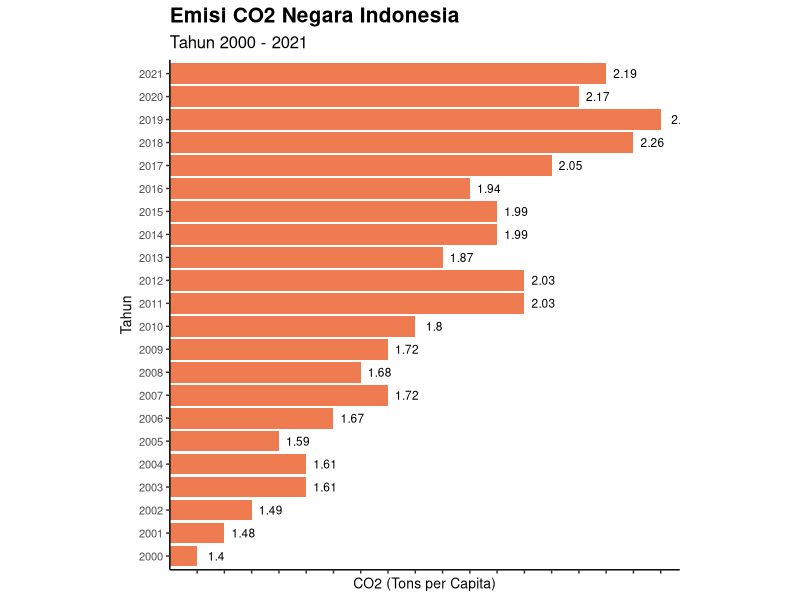
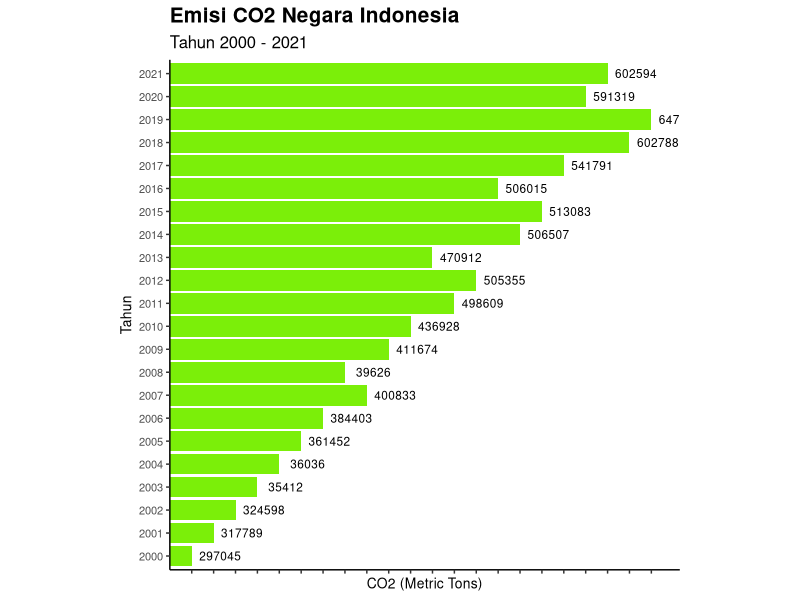

Generate these figures, in order, with R:
## ---- chunk 1
install.packages("tidyverse")
## ---- chunk 2
library(tidyverse)

## ---- chunk 3
data_emisi <- read.csv(file = "co2_emmision_indonesia.csv", header = T, sep = ";")
print(data_emisi)
## ---- chunk 4
names(data_emisi)
## ---- chunk 5
data_emisi <- data_emisi %>%
  rename (Negara = Country,
          Tahun = Date,
          CO2.Total.MetricTons = CO2.Total.Mt,
          CO2.Kg.per.PPPofGDP = Co2.Kg.1000.,
          CO2.Tons.per.capita = CO2.Tons.per.capita
          )
names(data_emisi)
## ---- chunk 6
tibble(data_emisi)
## ---- chunk 7
data_emisi$CO2.Total.MetricTons = as.character(data_emisi$CO2.Total.MetricTons)
data_emisi$Tahun = as.character(data_emisi$Tahun)
data_emisi$CO2.Tons.per.capita = as.character(data_emisi$CO2.Tons.per.capita)
tibble(data_emisi)

## ---- chunk 8
data_emisi$CO2.Total.MetricTons <- gsub('[^[:alnum:] ]','',data_emisi$CO2.Total.MetricTons)
tibble(data_emisi)
## ---- chunk 9
scale <- data.frame(Tahun = c(data_emisi$Tahun),
                    CO2.Tons.per.capita = c(data_emisi$CO2.Tons.per.capita))
scale <- dplyr::filter(scale,Tahun >= 2000)

ggplot(scale, aes(x=Tahun ,y=CO2.Tons.per.capita))+
  geom_col()+
  geom_bar(stat = "identity", fill='coral', alpha=0.9)+
  geom_text(aes(label = CO2.Tons.per.capita),size = 3, nudge_y = +0.7)+
  labs(title = "Emisi CO2 Negara Indonesia",
       subtitle = "Tahun 2000 - 2021",
     x = "Tahun",
     y = "CO2 (Tons per Capita)")+
  theme(axis.text.x = element_text(angle = 45, vjust = 0.7))+
  coord_flip()+
  theme_classic() +
  theme(
    plot.title = element_text(size = 15, face = "bold"),
    plot.subtitle = element_text(size = 12),
    axis.title.y = element_text(size = 10),
    axis.text.y = element_text(size = 8),
    axis.title.x = element_text(size = 10),
    axis.text.x = element_blank(),
    aspect.ratio = 1/1
  )

scale2 <- data.frame(Tahun = c(data_emisi$Tahun),
                    CO2.Total.MetricTons = c(data_emisi$CO2.Total.MetricTons))
scale2 <- dplyr::filter(scale2,Tahun >= 2000)

ggplot(scale2, aes(x=Tahun ,y=CO2.Total.MetricTons))+
  geom_col()+
  geom_bar(stat = "identity", fill='chartreuse', alpha=0.9)+
  geom_text(aes(label = CO2.Total.MetricTons),size = 3, nudge_y =+1.3)+
  labs(title = "Emisi CO2 Negara Indonesia",
       subtitle = "Tahun 2000 - 2021",
       x = "Tahun",
       y = "CO2 (Metric Tons)")+
  coord_flip()+
  theme_classic() +
  theme(
    plot.title = element_text(size = 15, face = "bold"),
    plot.subtitle = element_text(size = 12),
    axis.title.y = element_text(size = 10),
    axis.text.y = element_text(size = 8),
    axis.title.x = element_text(size = 10),
    axis.text.x = element_blank(),
    aspect.ratio = 1/1
  )
